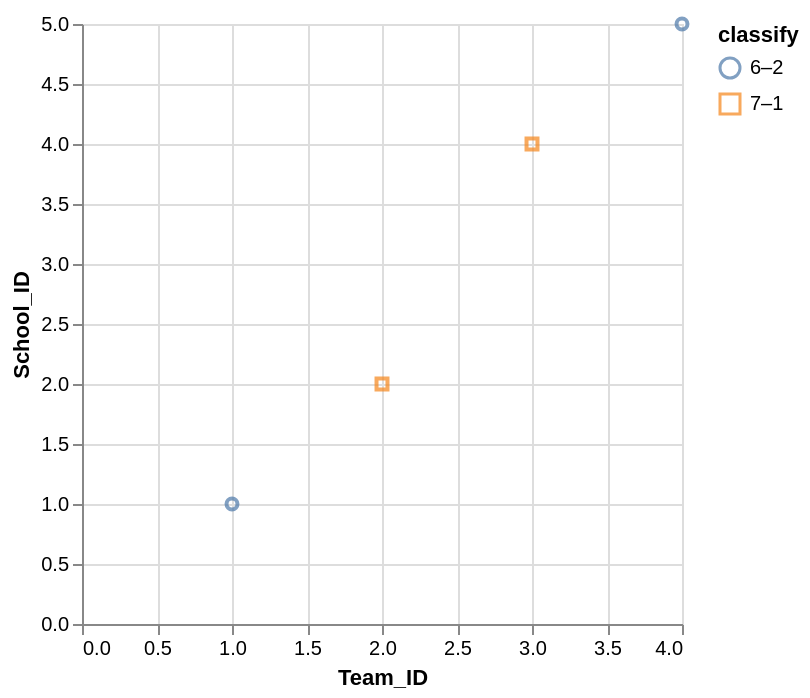

Describe this chart as a Vega-Lite specification.
### Vega-Lite specification from a JSON file in a GitHub repository (floating-point values rounded to 4 significant figures)
{"data": {"values": [{"x_data": 1, "y_data": 1, "classify": "6–2"}, {"x_data": 4, "y_data": 5, "classify": "6–2"}, {"x_data": 3, "y_data": 4, "classify": "7–1"}, {"x_data": 2, "y_data": 2, "classify": "7–1"}]}, "mark": "point", "encoding": {"x": {"field": "x_data", "type": "quantitative", "title": "Team_ID", "scale": {"zero": "false"}}, "y": {"field": "y_data", "type": "quantitative", "title": "School_ID", "scale": {"zero": "false"}}, "color": {"field": "classify", "type": "nominal"}, "shape": {"field": "classify", "type": "nominal"}}}
